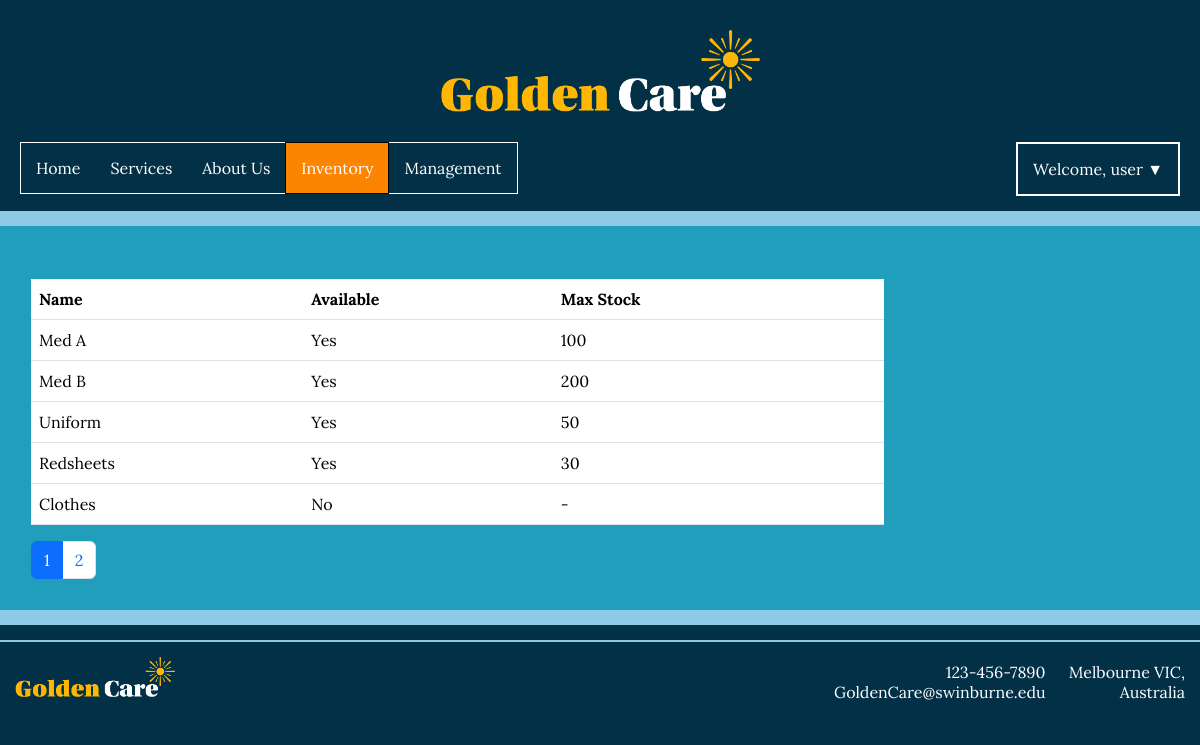
Screenshot of /inventory.php (signed in) with the database file from the repository.
### tables this page shows
CREATE TABLE `inventory` (
  `id` int(11) NOT NULL,
  `name` varchar(255) NOT NULL,
  `is_available` enum('Yes','No') NOT NULL,
  `max_stock` int(11) DEFAULT NULL
);

### inventory.php (the view, shortened to what this page needs)
<?php
    require_once("settings.php");
?>
<!DOCTYPE html>
<html lang="en">
	<head>
		<link href="https://cdn.jsdelivr.net/npm/bootstrap@5.3.3/dist/css/bootstrap.min.css" rel="stylesheet">
		<link type="text/css" rel="stylesheet" href="./style/style.css">
		<link type="text/css" rel="stylesheet" href="./style/second.css">
	</head>
	<body>
		<div class="page-container inventory">
			<header>
				<div class="header-content-wrapper">
					<div class="website-title-wrapper">
						<a class="website-title logo" href="./index.php"><img src="./images/Golden_Care_logo_white.png"
								alt="Golden Care"></a>
					</div>
					<div class="navigation-wrapper">
						<nav>
							<div>
								<a href="index.php" title="Home">
									<button>Home</button>
								</a>
							</div>
							<div>
								<a href="services.php" title="Services » Golden Care">
									<button>Services</button>
								</a>
							</div>
							<div class="dropdown">
								<a title="About Us">
									<button>About Us</button>
								</a>
							</div>
							<div class="current-page">
								<a href="inventory.php" title="Inventory » Golden Care">
									<button>Inventory</button>
								</a>
							</div>
							<div>
								<a href="management.php" title="Management » Golden Care">
									<button>Management</button>
								</a>
							</div>
							<div id="signin">
								<?php if (!empty($_SESSION['username'])): ?>
									<div class="user-info-dropdown">
										<button onclick="toggleDropdown()">Welcome, <?php echo htmlspecialchars($_SESSION['username']); ?> ▼</button>
									</div>
								<?php else: ?>
									<a href="login.php" class="nav-link" title="Sign In / Up » Golden Care"><button>Sign In / Up</button></a>
								<?php endif; ?>
							</div>
						</nav>
					</div>
				</div>
			</header>
			<main>
				<div class="main-content-wrapper">
					<div class="main-column-1">
					<div class="container mt-5">
						<div class="row">
							<div class="col">
								<table class="table">
									<thead class="thead-light">
										<tr>
											<th>Name</th>
											<th>Available</th>
											<th>Max Stock</th>
											<th></th>
										</tr>
									</thead>
									<tbody>
										<?php
										$itemsPerPage = 5;
										$page = isset($_GET['page']) ? (int)$_GET['page'] : 1;
										$offset = ($page - 1) * $itemsPerPage;
										$sql = "SELECT id, name, is_available, max_stock FROM inventory LIMIT $itemsPerPage OFFSET $offset";
										$countSql = "SELECT COUNT(id) AS total FROM inventory";
										$countResult = $conn->query($countSql);
										$countRow = $countResult->fetch_assoc();
										$totalItems = $countRow['total'];
										$totalPages = ceil($totalItems / $itemsPerPage);
										$result = $conn->query($sql);
										if ($result->num_rows > 0) {
											while($row = $result->fetch_assoc()) {
												echo "<tr>";
												echo "<td>" . htmlspecialchars($row["name"]) . "</td>";
												echo "<td>" . $row["is_available"] . "</td>";
												echo "<td>" . ($row["max_stock"] !== null ? $row["max_stock"] : '-') . "</td>";
												echo "<td><form method='POST' action='deleteitem.php'>";
												echo "</form></td>";
												echo "</tr>";
											}
										} else {
											echo "<tr><td colspan='3'>No data available</td></tr>";
										}
										?>
									</tbody>
								</table>
							</div>
							<div class="row">
								<div class="col">
									<nav>
										<ul class="pagination">
											<?php for ($i = 1; $i <= $totalPages; $i++): ?>
												<li class="page-item <?php echo $page === $i ? 'active' : ''; ?>">
													<a class="page-link" href="?page=<?php echo $i; ?>"><?php echo $i; ?></a>
												</li>
											<?php endfor; ?>
										</ul>
									</nav>
								</div>
							</div>
						</div>
					</div>
					</div>
				</div>
			</main>
			<footer>
				<div class="footer-content-wrapper">
					<div class="footer-divider">
					</div>
					<div class="footer-bottom-wrapper">
						<div class="footer-bottom-left-wrapper">
							<a class="footer-title logo" href="./index.php">
								<img src="./images/Golden_Care_logo_white.png" alt="Golden Care">
							</a>
						</div>
						<div class="footer-bottom-centre-wrapper">
							<p>123-456-7890</p>
							<p>GoldenCare@swinburne.edu</p>
						</div>
						<div class="footer-bottom-right-wrapper">
							<p>Melbourne VIC, Australia</p>
						</div>
					</div>
				</div>
			</footer>
		</div>
	</body>
</html>

### style/style.css (style rules this page uses)
body { margin: 0px; background-color: #023047; }
div.page-container { background-color: #8ecae6; }
header { display: flex; justify-content: center; margin: 0 0 15px 0; background-color: #023047; }
div.header-content-wrapper { display: flex; flex-direction: column; row-gap: 15px; width: 100%; padding: 30px 0 0 0; }
main { display: flex; justify-content: center; margin: 0 0 15px 0; }
div.main-content-wrapper { display: flex; column-gap: 15px; width: 100%; padding: 5px 0 15px 0; background-color: #219ebc; }
footer { display: flex; justify-content: center; background-color: #023047; }
div.footer-content-wrapper { display: flex; flex-direction: column; align-items: center; width: 100%; padding: 15px 0; }
@media screen and (min-width: 1200px) { div.header-content-wrapper, div.main-content-wrapper, div.aside-content-wrapper, div.footer-content-wrapper { width: 1200px; } }
div.website-title-wrapper { align-self: center; }
a.website-title img { width: 20em; vertical-align: revert; }
nav { width: 100%; }
nav div:not(.dropdown-content) { float: left; display: block; text-align: center; text-decoration: none; border-style: solid; border-width: 1px 0 1px 0; border-color: #fff }
nav div:not(.dropdown-content) a { width: 100%; text-decoration: none; }
nav div:not(.dropdown-content) button { width: 100%; padding: 15px; background-color: #023047; border: none; cursor: pointer; }
nav div:not(.dropdown-content):first-of-type { border-style: solid; border-width: 1px 0 1px 1px; }
nav div:not(.dropdown-content):nth-last-of-type(2) { border-style: solid; border-width: 1px 1px 1px 0; }
nav div:not(.dropdown-content):last-of-type { float: right; border-style: solid; border-width: 1px; }
nav div.current-page { background-color: #fb8500; border-style: solid; border-width: 1px; border-color: #000; }
nav div.current-page button { background-color: #fb8500; color: #fff !important; }
div.main-column-1 { width: 75%; padding: 0 0 0 15px; }
p, p input, button, a, td, th, li, .images, h1, h2, h3 { color: #fff; font-family: "Lora", serif !important; }
p, p input, button, a, td, th, li, .images { font-size: 1em; margin: 0; font-style: normal; }
div.footer-divider { width: 100%; margin: 0 0 15px 0; border-style: solid; border-width: 1px; border-color: #8ecae6; }
div.footer-bottom-wrapper { display: flex; align-items: end; column-gap: 15px; width: 100%; }
footer p { margin: 0; line-height: normal; }
a.footer-title img { width: 10em; }
div.footer-bottom-wrapper p { color: #fff; }
div.footer-bottom-left-wrapper { width: 100%; margin: 0 0 0 15px; }
div.footer-bottom-centre-wrapper { text-align: right; }
div.footer-bottom-right-wrapper { text-align: right; margin: 0 15px 0 0; }
html { box-sizing: border-box; }
*, *:before, *:after { box-sizing: inherit; }
.container { padding: 0 16px; }
.container::after, .Staff::after { content: ""; clear: both; display: table; }

### style/second.css (style rules this page uses)
.navigation-wrapper { padding: 0 20px; }
#signin .user-info-dropdown { position: relative; display: inline-block; }
header { padding-bottom: 15px; line-height: normal; }

### rows the page displays
inventory: name "Med A", is_available "Yes", max_stock "100"
inventory: name "Med B", is_available "Yes", max_stock "200"
inventory: name "Uniform", is_available "Yes", max_stock "50"
inventory: name "Redsheets", is_available "Yes", max_stock "30"
inventory: name "Clothes", is_available "No"

### other values shown
$_SESSION['username'] "user"
